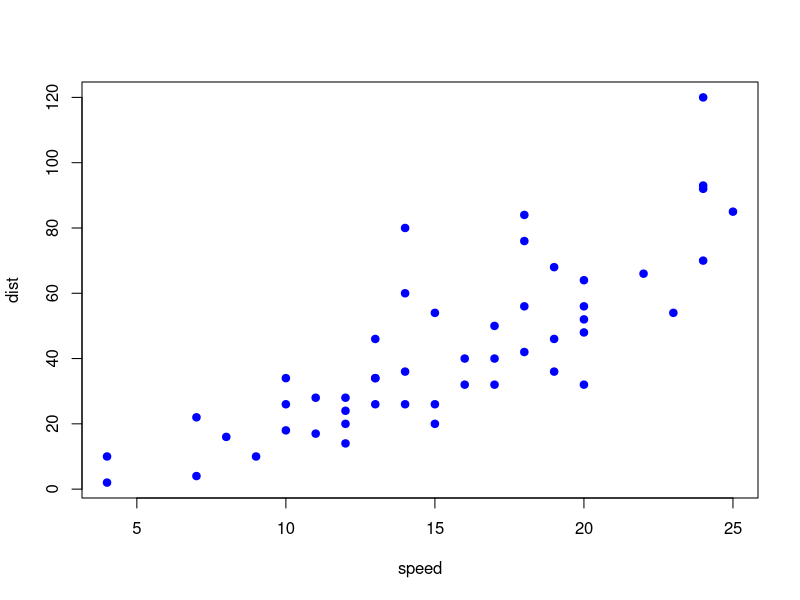

Recreate this plot in R.
## ---- chunk 1
plot(cars, col = "blue", pch = 19)
